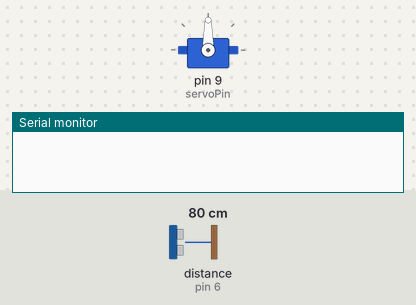
Simulated run of this sketch. Board: Arduino Uno, built with avr-gcc and run on an emulated ATmega328P. On the bench: servo, the last lines printed to the serial monitor. Wiring (inferred from the names in the program): ultrasonic range finder: trigger pin 7; echo pin 6. The test bench sets the inputs (shaded band); at power-on: distance to the obstacle (sensor on pin 6) 80 cm. The echo pulse lasts 58.3 µs per cm.

Above: at 0.1 s.
At 1.7 s:
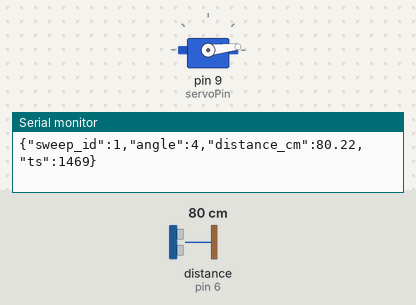
1.8 s: distance to the obstacle (sensor on pin 6) set to 2 cm
At 3.89 s:
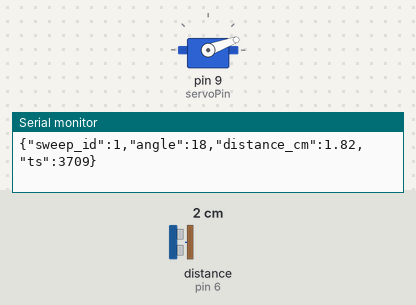
Timing chart, 0 to 21.4 s (numbered marks = the images above; inputs shaded):
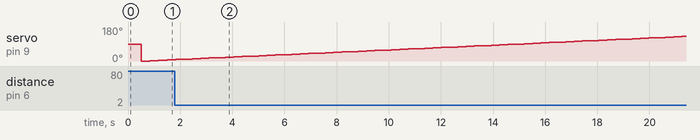

The sketch:

ultrasonic_servo_scan.ino
```cpp
#include "config.h"
#include <Servo.h>

Servo myServo;
unsigned long sweep_id = 0;

void setup() {
  Serial.begin(115200);
  pinMode(trigPin, OUTPUT);
  pinMode(echoPin, INPUT);
  myServo.attach(servoPin);
  delay(500);
}

float measureDistanceCM() {
  // do 'samplesPerAngle' quick samples and average (ignore 0 results)
  long total = 0;
  int valid = 0;
  for (int i = 0; i < samplesPerAngle; ++i) {
    digitalWrite(trigPin, LOW);
    delayMicroseconds(2);
    digitalWrite(trigPin, HIGH);
    delayMicroseconds(10);
    digitalWrite(trigPin, LOW);
    unsigned long duration = pulseIn(echoPin, HIGH, echoTimeout);
    if (duration > 0) {
      float cm = duration / 58.0; // HC-SR04: microseconds/58 = cm approx
      total += (long)(cm * 1000); // accumulate in thousandths to keep precision
      valid++;
    }
    delay(30);
  }
  if (valid == 0) return -1.0; // no echo
  return (total / (float)valid) / 1000.0;
}

void loop() {
  sweep_id++;
  // sweep from start to end
  for (int a = angleStart; a <= angleEnd; a += angleStep) {
    myServo.write(a);
    delay(settleMs);
    float d = measureDistanceCM(); // -1.0 if no reading
    unsigned long ts = millis();
    // print a single-line JSON (no large buffers)
    Serial.print("{\"sweep_id\":");
    Serial.print(sweep_id);
    Serial.print(",\"angle\":");
    Serial.print(a);
    Serial.print(",\"distance_cm\":");
    if (d < 0) Serial.print("null");
    else Serial.print(d, 2);
    Serial.print(",\"ts\":");
    Serial.print(ts);
    Serial.println("}");
    // small inter-angle pause (optional)
    delay(25);
  }
  // optional pause between sweeps
  delay(250);
}
```

config.h
```cpp
#ifndef CONFIG_H
#define CONFIG_H

// Pin Definitions
const int trigPin = 7;
const int echoPin = 6;
const int servoPin = 9;

// Sweep Parameters
const int angleStart = 0;
const int angleEnd = 180;
const int angleStep = 2;      // adjust resolution (larger step = fewer points)
const int settleMs = 200;     // servo settle time (ms)
const int samplesPerAngle = 3;
const unsigned long echoTimeout = 30000UL; // microseconds (~5m)

// Communication
const long SERIAL_BAUD = 115200;

#endif
```
